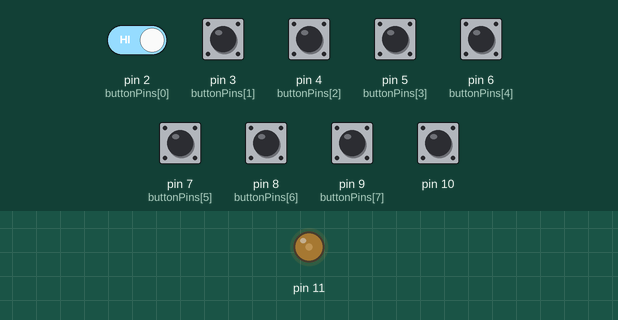
A sketch run on a simulated Arduino Uno, built with avr-gcc and run on an emulated ATmega328P. Parts: output pins drawn as LEDs (lit = HIGH). The test bench sets the inputs (shaded band); at power-on: pin 2 (buttonPins[0]), pin 3 (buttonPins[1]), pin 4 (buttonPins[2]), pin 5 (buttonPins[3]), pin 6 (buttonPins[4]), pin 7 (buttonPins[5]), pin 8 (buttonPins[6]), pin 9 (buttonPins[7]), pin 10 HIGH. What the sketch prints to the serial monitor is not drawn.

Above: at 1.2 s.
1.3 s: pin 3 (buttonPins[1]) pulled LOW for 1 s
3.8 s: pin 3 (buttonPins[1]) pulled LOW for 0.15 s
5.4 s: pin 2 (buttonPins[0]) driven LOW and pin 3 (buttonPins[1]) driven LOW
Timing chart, 0 to 8.4 s (numbered marks = the images above; inputs shaded):
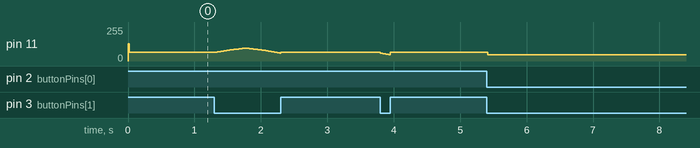

Measured:
- after the input at 5.4 s, pin 11: 64/255 → 46/255 at once

The sketch:

dspD8_v1-5.ino
```cpp
#include <avr/interrupt.h>
#include <avr/io.h>
#include <avr/pgmspace.h>
#include "tones.h"

#ifndef cbi
#define cbi(sfr, bit) (_SFR_BYTE(sfr) &= ~_BV(bit))
#endif
#ifndef sbi
#define sbi(sfr, bit) (_SFR_BYTE(sfr) |= _BV(bit))
#endif

// Standard Arduino Pins
#define digitalPinToPortReg(P) \
	(((P) >= 0 && (P) <= 7) ? &PORTD : (((P) >= 8 && (P) <= 13) ? &PORTB : &PORTC))
#define digitalPinToDDRReg(P) \
	(((P) >= 0 && (P) <= 7) ? &DDRD : (((P) >= 8 && (P) <= 13) ? &DDRB : &DDRC))
#define digitalPinToPINReg(P) \
	(((P) >= 0 && (P) <= 7) ? &PIND : (((P) >= 8 && (P) <= 13) ? &PINB : &PINC))
#define digitalPinToBit(P) \
	(((P) >= 0 && (P) <= 7) ? (P) : (((P) >= 8 && (P) <= 13) ? (P) - 8 : (P) - 14))

#define digitalReadFast(P) bitRead(*digitalPinToPINReg(P), digitalPinToBit(P))

#define digitalWriteFast(P, V) bitWrite(*digitalPinToPortReg(P), digitalPinToBit(P), (V))

const unsigned char PS_128 = (1 << ADPS2) | (1 << ADPS1) | (1 << ADPS0);

//--------- Ringbuf parameters ----------
uint8_t Ringbuffer[256];
uint8_t RingWrite = 0;
uint8_t RingRead = 0;
volatile uint8_t RingCount = 0;

const int LFilterPin = A4;
const int VolPin = A3;
float vol = 1.0;
float alpha = 0.1;
int16_t filteredOutput = 0;

//-----------------------------------------
ISR(TIMER1_COMPA_vect)
{

	//-------------------  Ringbuffer handler -------------------------

	if (RingCount)
	{ // If entry in FIFO..
		int16_t rawOutput = Ringbuffer[RingRead++];
		//filteredOutput = (alpha * rawOutput) + ((1 - alpha) * filteredOutput);
		//amplifiedOutput = filteredOutput * vol;

		OCR2A = rawOutput * 0.5; // Output LSB of 16-bit DAC

		//uncomment this for the amplified out
		//OCR2A = amplifiedOutput;
		RingCount--;
	}

	//-----------------------------------------------------------------
}

// Define the array of arrays
const uint8_t *const Tones[8] PROGMEM = {tone_0, tone_1, tone_2, tone_3, tone_4, tone_5, tone_6, tone_7};
int buttonPins[8] = {2, 3, 4, 5, 6, 7, 8, 9}; // or byte?
bool currentButtonStates[8] = {LOW, LOW, LOW, LOW, LOW, LOW, LOW, LOW};
bool lastButtonStates[8] = {HIGH, HIGH, HIGH, HIGH, HIGH, HIGH, HIGH, HIGH};
const int pitchPin = A0;
uint8_t phaccs[8];
uint8_t pitches[8] = {1, 1, 1, 1, 1, 1, 1, 1};
uint16_t samplelens[8] = {1014, 1014, 1014, 1014, 1014, 1014, 1014, 1014};
uint16_t samplecnts[8];
uint16_t samplepnts[8];

uint8_t oldPORTB;
uint8_t oldPORTD;

int16_t total;
uint8_t divider;
uint8_t MUX = 0;
char ser = ' ';

void setup()
{
  Serial.begin(9600);
	OSCCAL = 0xFF;

	// Drumtrigger inputs
	for (int i = 0; i < 8; i++)
	{ // byte
		pinMode(buttonPins[i], INPUT_PULLUP);
	}

	pinMode(pitchPin, INPUT);
	// pinMode(LFilterPin, INPUT);

	// 8-bit PWM DAC pin
	pinMode(11, OUTPUT);

	// Set up Timer 1 to send a sample every interrupt.
	cli();
	// Set CTC mode
	// Have to set OCR1A *after*, otherwise it gets reset to 0!
	TCCR1B = (TCCR1B & ~_BV(WGM13)) | _BV(WGM12);
	TCCR1A = TCCR1A & ~(_BV(WGM11) | _BV(WGM10));
	// No prescaler
	TCCR1B = (TCCR1B & ~(_BV(CS12) | _BV(CS11))) | _BV(CS10);
	// Set the compare register (OCR1A).
	// OCR1A is a 16-bit register, so we have to do this with
	// interrupts disabled to be safe.
	// OCR1A = F_CPU / SAMPLE_RATE;
	// Enable interrupt when TCNT1 == OCR1A
	TIMSK1 |= _BV(OCIE1A);
	OCR1A = 400; // 40KHz Samplefreq

	// Set up Timer 2 to do pulse width modulation on D11

	// Use internal clock (datasheet p.160)
	ASSR &= ~(_BV(EXCLK) | _BV(AS2));

	// Set fast PWM mode  (p.157)
	TCCR2A |= _BV(WGM21) | _BV(WGM20);
	TCCR2B &= ~_BV(WGM22);

	// Do non-inverting PWM on pin OC2A (p.155)
	// On the Arduino this is pin 11.
	TCCR2A = (TCCR2A | _BV(COM2A1)) & ~_BV(COM2A0);
	TCCR2A &= ~(_BV(COM2B1) | _BV(COM2B0));
	// No prescaler (p.158)
	TCCR2B = (TCCR2B & ~(_BV(CS12) | _BV(CS11))) | _BV(CS10);

	// Set initial pulse width to the first sample.
	OCR2A = 128;

	// set timer0 interrupt at 61Hz
	TCCR0A = 0; // set entire TCCR0A register to 0
	TCCR0B = 0; // same for TCCR0B
	TCNT0 = 0;	// initialize counter value to 0
	// set compare match register for 62hz increments
	OCR0A = 255; // = 61Hz
	// turn on CTC mode
	TCCR0A |= (1 << WGM01);
	// Set CS01 and CS00 bits for prescaler 1024
	TCCR0B |= (1 << CS02) | (0 << CS01) | (1 << CS00); // 1024 prescaler

	TIMSK0 = 0;

	// set up the ADC
	ADCSRA &= ~PS_128; // remove bits set by Arduino library
	// Choose prescaler PS_128.
	ADCSRA |= PS_128;
	ADMUX = 64;
	sbi(ADCSRA, ADSC);


	sei();
}

void loop()
{
    // int value = analogRead(LFilterPin);
    // alpha = map(value, 0, 1023, 1, 99) / 100.0;
	//------ Add current sample word to ringbuffer FIFO --------------------
  for (int i = 0; i < 8; i++)
  {
    if (currentButtonStates[0] == LOW)
   {
    //Serial.print(0);
        Serial.println(" pressed");}

            }
	if (RingCount < 255)
	{ // if space in ringbuffer
		total = 0;

		// we can't wrap the following a for loop, for some reason when we do the samples get corrupted, or we have side-effects/compiler optimising issues
		if (currentButtonStates[0] == LOW)
		{
			phaccs[0] += pitches[0];
			if (phaccs[0] & 128)
			{
				phaccs[0] &= 127;
				samplepnts[0]++;
			}
			total += (pgm_read_byte_near(Tones[0] + samplepnts[0]) - 128);
		}

		if (currentButtonStates[1] == LOW)
		{
			phaccs[1] += pitches[1];
			if (phaccs[1] & 128)
			{
				phaccs[1] &= 127;
				samplepnts[1]++;
			}
			total += (pgm_read_byte_near(Tones[1] + samplepnts[1]) - 128);
		}

		if (currentButtonStates[2] == LOW)
		{
			phaccs[2] += pitches[2];
			if (phaccs[2] & 128)
			{
				phaccs[2] &= 127;
				samplepnts[2]++;
			}
			total += (pgm_read_byte_near(Tones[2] + samplepnts[2]) - 128);
		}

		if (currentButtonStates[3] == LOW)
		{
			phaccs[3] += pitches[3];
			if (phaccs[3] & 128)
			{
				phaccs[3] &= 127;
				samplepnts[3]++;
			}
			total += (pgm_read_byte_near(Tones[3] + samplepnts[3]) - 128);
		}

		if (currentButtonStates[4] == LOW)
		{
			phaccs[4] += pitches[4];
			if (phaccs[4] & 128)
			{
				phaccs[4] &= 127;
				samplepnts[4]++;
			}
			total += (pgm_read_byte_near(Tones[4] + samplepnts[4]) - 128);
		}

		if (currentButtonStates[5] == LOW)
		{
			phaccs[5] += pitches[5];
			if (phaccs[5] & 128)
			{
				phaccs[5] &= 127;
				samplepnts[5]++;
			}
			total += (pgm_read_byte_near(Tones[5] + samplepnts[5]) - 128);
		}

		if (currentButtonStates[6] == LOW)
		{
			phaccs[6] += pitches[6];
			if (phaccs[6] & 128)
			{
				phaccs[6] &= 127;
				samplepnts[6]++;

			}
			total += (pgm_read_byte_near(Tones[6] + samplepnts[6]) - 128);
		}

		if (currentButtonStates[7] == LOW)
		{
			phaccs[7] += pitches[7];
			if (phaccs[7] & 128)
			{
				phaccs[7] &= 127;
				samplepnts[7]++;
			}
			total += (pgm_read_byte_near(Tones[7] + samplepnts[7]) - 128);
		}

		total >>= 1;
		if (!(PINB & 4))
			total >>= 1;
		total += 128;
		if (total > 255)
			total = 255;

            for (int i = 0; i < 8; i++) {
            currentButtonStates[i] = digitalRead(buttonPins[i]);}
        //     if (lastButtonStates[i] == HIGH && currentButtonStates[i] == LOW) {
        //         trigger(i);
        //     }
        //     lastButtonStates[i] = currentButtonStates[i];
        // }

		cli();
		Ringbuffer[RingWrite] = total;
		RingWrite++;
		RingCount++;
		sei();
	}}
```

Source omitted: tones.h (data table, 40520 bytes)
